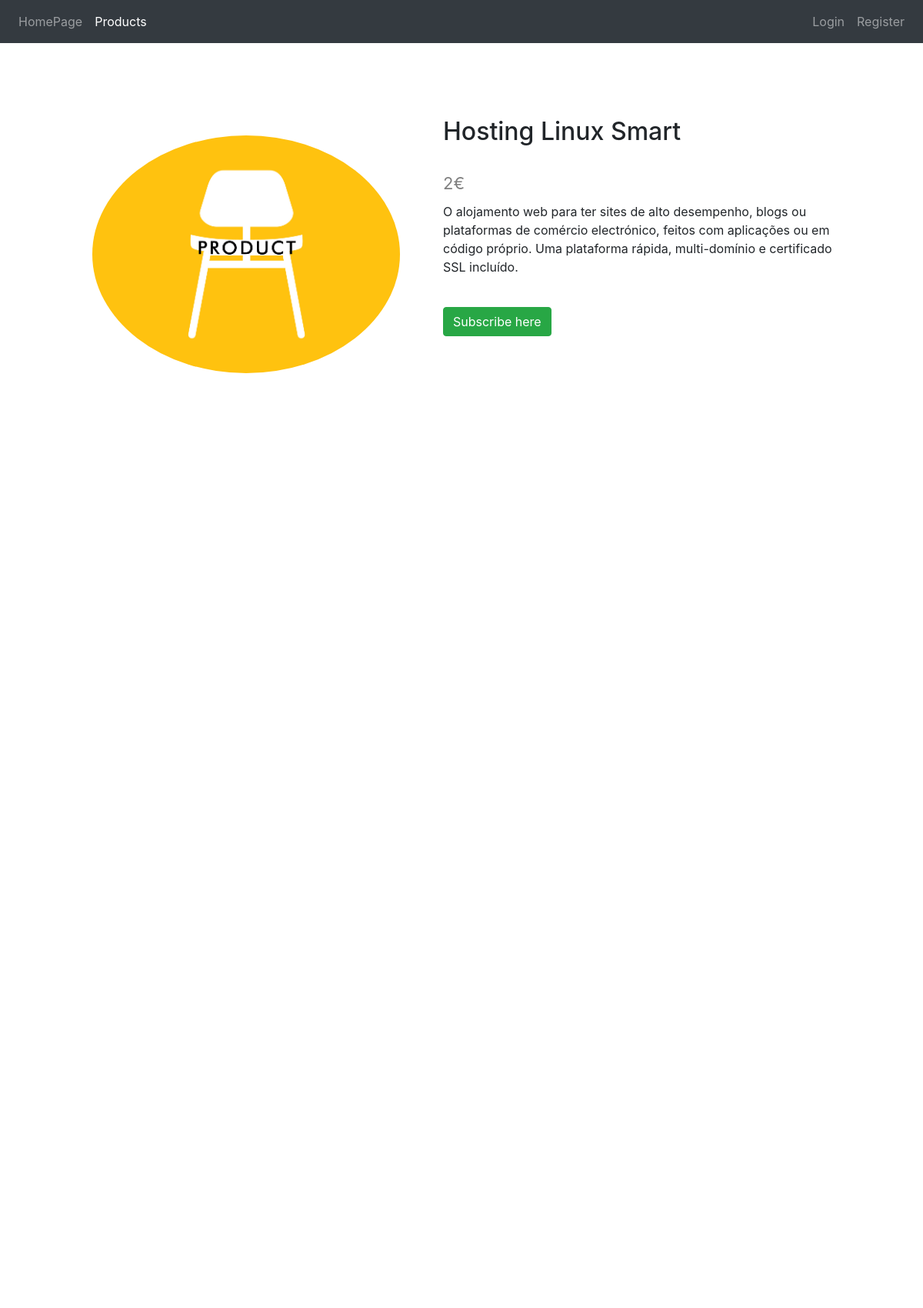
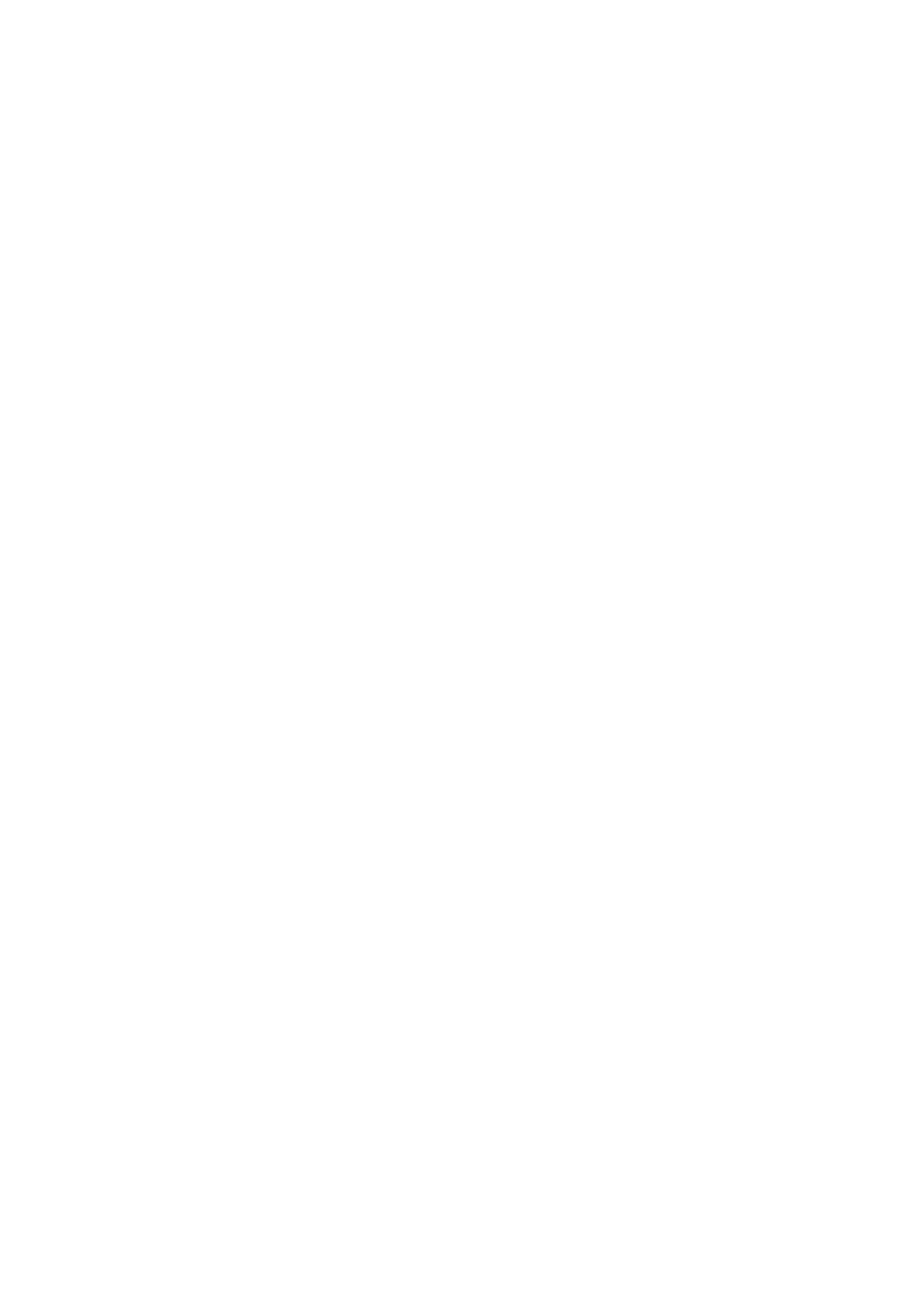
/productId.php?id=31 (upper part), run on the app's committed database (2 pictures, top to bottom).
### tables this page shows
CREATE TABLE `products` (
  `idProd` int(50) NOT NULL,
  `nameProd` varchar(50) NOT NULL,
  `descriptionProd` text NOT NULL,
  `priceProd` int(50) NOT NULL
);

### productId.php (the view, shortened to what this page needs)
<!DOCTYPE html>
<html lang="en">
<?php
include 'util/head.php';
include 'util/conection.php';
$id = filter_input(INPUT_GET, 'id', FILTER_SANITIZE_NUMBER_INT);
$sql = "SELECT * FROM products WHERE idProd ='$id' ";
$result_user = mysqli_query($conn, $sql);
$result = mysqli_fetch_assoc($result_user);
?>
<body>
    <nav class="navbar navbar-expand-lg navbar-dark bg-dark">
        <ul class="navbar-nav mr-auto">
            <li class="nav-item">
                <a class="nav-link" href="index.php">HomePage</a>
            </li>
            <li class="nav-item active">
                <a class="nav-link" href="products.php">Products</a>
            </li>
        </ul>
        <ul class="navbar-nav justify-content-end">
            <li class="nav-item">
                <a class="nav-link" href="login.php">Login</a>
            </li>
            <li class="nav-item">
                <a class="nav-link" href="register.php">Register</a>
            </li>
        </ul>
    </nav>
    <div class="productId1">
        <img class="prodId" src="/DesafioDrible/images/image_test.jpg">
    </div>
    <div class="productId2">
        <form method="POST">
            <h2><?php echo $result['nameProd'] ?></h2> <br>
            <label class="price"><?php echo $result['priceProd'] ?>€</label> <br>
            <p><?php echo $result['descriptionProd'] ?></p> <br>
            <input type="button" class="btn btn-success" id="basic-btn" value="Subscribe here" />
        </form>
    </div>
</body>
</html>

### util/style.php (style rules this page uses)
.prodId { border-radius: 50%; max-width: 400px; height: auto; }
.productId1 { position: absolute; left: 0%; width: 40%; max-height: 70%; padding: 10%; }
.productId2 { position: absolute; max-width: 60%; max-height: 70%; left: 40%; padding: 8%; }
.price { color: grey; font-size: 22px; }

### data on the page
products: nameProd "Hosting Linux Smart", priceProd "2", descriptionProd "O alojamento web para ter sites de alto desempenho, blogs ou plataformas de comércio electrónico, feitos com aplicações ou em código próprio. Uma plataforma rápida, multi-domínio e certificado SSL incluído."
